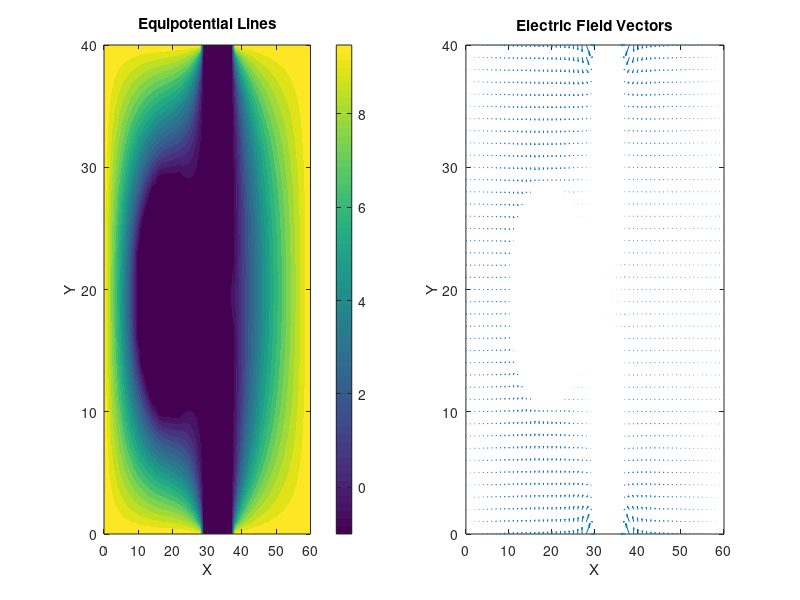

Write the MATLAB code that produced this figure.
Nx = 61; 
Ny = 41; 
V = zeros(Ny, Nx); 
V_outer = 10; 
V_C = -1; 
R = 10; 
width_C = 8; 
gap_C = 4; 
xC = 20; 
yC = Ny / 2; 
V(1, :) = V_outer;      
V(Ny, :) = V_outer;     
V(:, 1) = V_outer;     
V(:, Nx) = V_outer;     
for j = 1:Ny
    for i = 1:Nx
        if (i - xC)^2 + (j - yC)^2 <= R^2 && i < xC + R
            V(j, i) = V_C;
        end
        if (i >= xC + R) && (i <= xC + R + width_C) && (j >= yC + gap_C / 2)
            V(j, i) = V_C;
        end
        if (i >= xC + R) && (i <= xC + R + width_C) && (j <= yC - gap_C / 2)
            V(j, i) = V_C;
        end
    end
end
max_iter = 5000; 
tolerance = 1e-6; 
for iter = 1:max_iter
    V_old = V;
    for j = 2:Ny-1
        for i = 2:Nx-1
            if V(j, i) == V_outer || V(j, i) == V_C
                continue;
            end
            V(j, i) = 0.25 * (V(j+1, i) + V(j-1, i) + V(j, i+1) + V(j, i-1));
        end
    end
    error = max(max(abs(V - V_old)));
    if error < tolerance
        fprintf('Solution converged in %d iterations.\n', iter);
        fprintf('Error tolerance achieved: %.6e\n', error);
        break;
    end
end
if iter == max_iter
    fprintf('Solution did not converge within the maximum number of iterations (%d).\n', max_iter);
    fprintf('Final error: %.6e\n', error);
end
figure;
subplot(1, 2, 1)
[X, Y] = meshgrid(0:Nx-1, 0:Ny-1);
contourf(X, Y, V, 20, 'LineColor', 'none');
colorbar;
title('Equipotential Lines');
xlabel('X');
ylabel('Y');
xlim([0 Nx-1]); 
ylim([0 Ny-1]); 
[Ex, Ey] = gradient(-V);
subplot(1, 2, 2)
quiver(X, Y, Ex, Ey);
title('Electric Field Vectors');
xlabel('X');
ylabel('Y');
xlim([0 Nx-1]); 
ylim([0 Ny-1]); 
